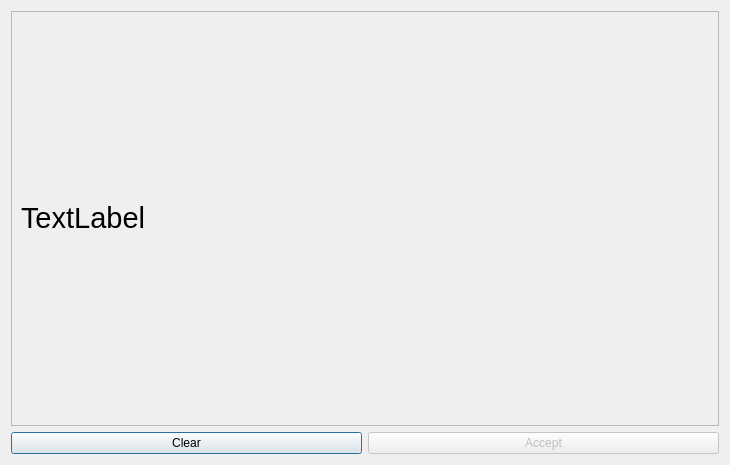
<?xml version="1.0" encoding="UTF-8"?>
<ui version="4.0">
 <class>VoteDialog</class>
 <widget class="QDialog" name="VoteDialog">
  <property name="geometry">
   <rect>
    <x>0</x>
    <y>0</y>
    <width>730</width>
    <height>465</height>
   </rect>
  </property>
  <property name="windowTitle">
   <string>Dialog</string>
  </property>
  <layout class="QGridLayout" name="gridLayout">
   <item row="1" column="0">
    <widget class="QPushButton" name="pushButtonClear">
     <property name="text">
      <string>Clear</string>
     </property>
    </widget>
   </item>
   <item row="1" column="1">
    <widget class="QPushButton" name="pushButtonAccept">
     <property name="enabled">
      <bool>false</bool>
     </property>
     <property name="text">
      <string>Accept</string>
     </property>
    </widget>
   </item>
   <item row="0" column="0" colspan="2">
    <widget class="QScrollArea" name="scrollArea">
     <property name="widgetResizable">
      <bool>true</bool>
     </property>
     <widget class="QWidget" name="scrollAreaWidgetContents">
      <property name="geometry">
       <rect>
        <x>0</x>
        <y>0</y>
        <width>710</width>
        <height>416</height>
       </rect>
      </property>
      <layout class="QGridLayout" name="gridLayout_2">
       <item row="0" column="2">
        <widget class="QLabel" name="labelResult">
         <property name="text">
          <string>&lt;html&gt;&lt;head/&gt;&lt;body&gt;&lt;p&gt;&lt;span style=&quot; font-size:22pt;&quot;&gt;TextLabel&lt;/span&gt;&lt;/p&gt;&lt;/body&gt;&lt;/html&gt;</string>
         </property>
         <property name="wordWrap">
          <bool>true</bool>
         </property>
        </widget>
       </item>
       <item row="0" column="1">
        <layout class="QVBoxLayout" name="votesLayout"/>
       </item>
       <item row="0" column="0">
        <layout class="QVBoxLayout" name="labelsLayout">
         <property name="sizeConstraint">
          <enum>QLayout::SetMaximumSize</enum>
         </property>
        </layout>
       </item>
      </layout>
     </widget>
    </widget>
   </item>
  </layout>
 </widget>
 <resources/>
 <connections/>
</ui>
